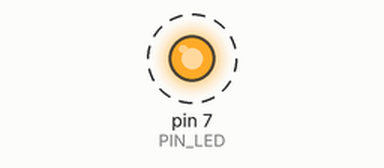
This sketch was run on a simulated Arduino Uno, built with avr-gcc and run on an emulated ATmega328P. Shown: output pins drawn as LEDs (lit = HIGH). Dashed ring = blinking. At 2.0 s the program stops and its outputs stay as they are.

Above: at 1.05 s.
Timing chart, 0 to 3.5 s (numbered marks = the images above):
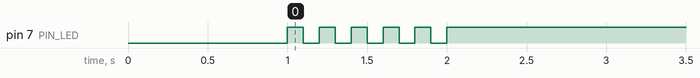

The sketch:

05_practice_2.ino
```cpp
#define PIN_LED 7

void setup() {
  pinMode(PIN_LED, OUTPUT);
  digitalWrite(PIN_LED, 0);
  delay(1000);
}

void loop() {
  for(int cnt = 0; cnt < 5; cnt++) {
    digitalWrite(PIN_LED, 1);
    delay(100);
    digitalWrite(PIN_LED, 0);
    delay(100);
  }
  while(1){
    digitalWrite(PIN_LED, 1);
  } // infinite loop
}
```

Measured:
- by itself, pin 7 (PIN_LED): alternates HIGH for 0.10 s and LOW for 0.10 s, 11 changes in all, then stays HIGH
